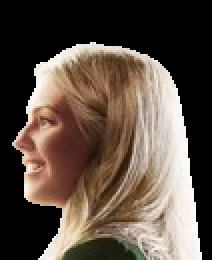
#> input picture faces/2015_Just_in_Time_for_Christmas_woman.png, 106 x 130 px (shown 2 times larger); its folder holds only this picture in this run
$ jupyter execute --allow-errors Skin_detection.ipynb
#> lines starting #> are read from the running program, lines starting #| are printed output that depends on the picture
# Skin Tone Detection and Analysis

This notebook implements enhanced skin tone detection using multiple color space rules (RGB, HSV, YCrCb) and K-means clustering to identify and analyze skin tones in images.

[cell 1]
import os
import numpy as np
import pandas as pd
import cv2
from sklearn.cluster import KMeans
from collections import Counter
import colorsys
from IPython.display import HTML, display
import matplotlib.pyplot as plt
from skimage import color

## Skin Color Detection Function

Uses multiple color space rules to determine if a pixel is likely to be skin color.

[cell 2]
def is_likely_skin_color(r, g, b):
    """
    Enhanced skin color detection using multiple color space rules
    """
    # Convert to different color spaces for better detection
    rgb = np.uint8([[[b, g, r]]])
    hsv = cv2.cvtColor(rgb, cv2.COLOR_BGR2HSV)[0][0]
    ycrcb = cv2.cvtColor(rgb, cv2.COLOR_BGR2YCrCb)[0][0]

    # Normalized RGB
    sum_rgb = float(r) + float(g) + float(b)
    if sum_rgb == 0:
        return False

    nr = r / sum_rgb
    ng = g / sum_rgb
    nb = b / sum_rgb

    # HSV thresholds
    h, s, v = hsv[0], hsv[1], hsv[2]

    # YCrCb thresholds
    y, cr, cb = ycrcb[0], ycrcb[1], ycrcb[2]

    # Combined rules for skin detection
    rgb_rule = (r > 95 and g > 40 and b > 20 and
                max(r, g, b) - min(r, g, b) > 15 and
                abs(r - g) > 15 and r > g and r > b)

    normalized_rule = (nr > 0.35 and nb < 0.35 and
                      nr > ng and ng > nb and
                      abs(nr - ng) < 0.35)

    hsv_rule = (h >= 0 and h <= 50 and
                s >= 10 and s <= 180 and
                v >= 80)

    ycrcb_rule = (cr >= 135 and cr <= 180 and
                  cb >= 85 and cb <= 135)

    return (rgb_rule and normalized_rule) or (hsv_rule and ycrcb_rule)

## Cluster Selection Function

Selects the dominant cluster with better weighting for skin-like clusters.

[cell 3]
def get_dominant_non_dark_cluster(pixels, labels, n_clusters):
    """
    Enhanced cluster selection with better weighting for skin-like clusters
    """
    clusters = []
    for i in range(n_clusters):
        cluster_pixels = pixels[labels == i]
        if len(cluster_pixels) == 0:
            continue

        median_color = np.median(cluster_pixels, axis=0)
        mean_color = np.mean(cluster_pixels, axis=0)

        # Calculate cluster metrics
        brightness = np.mean(median_color)
        color_variance = np.var(cluster_pixels, axis=0).mean()
        size = len(cluster_pixels)

        # Score how skin-like the cluster is
        rgb = tuple(int(x * 255) for x in median_color)
        is_skin = is_likely_skin_color(*rgb[::-1])  # Reverse RGB to BGR

        # Calculate cluster score
        score = (0.4 * brightness +  # Prefer brighter clusters
                0.3 * (1 - color_variance) +  # Prefer uniform clusters
                0.3 * (size / len(pixels)))   # Prefer larger clusters

        if is_skin:
            score *= 1.5  # Boost score for skin-like clusters

        clusters.append((i, score, brightness, size, median_color))

    # Sort by score
    clusters.sort(key=lambda x: -x[1])

    # Return first cluster that meets minimum criteria
    for cluster_id, score, brightness, size, median_color in clusters:
        if brightness > 0.15 and size > len(pixels) * 0.05:  # Must be bright enough and large enough
            rgb = tuple(int(x * 255) for x in median_color)
            if is_likely_skin_color(*rgb[::-1]):
                return cluster_id

    return clusters[0][0]  # Fallback to highest scored cluster

## Color Space Conversion and Categorization

Functions to convert RGB to L*a*b* color space and categorize lightness values.

[cell 4]
def rgb_to_lab(r, g, b):
    """Convert RGB values to L*a*b* color space and return L* value"""
    rgb = np.array([[[(r/255), (g/255), (b/255)]]])
    lab = color.rgb2lab(rgb)
    return lab[0, 0, 0]  # Return just the L* value

def get_lightness_description(L_value):
    """Get a descriptive category for the L* value"""
    if L_value >= 85:
        return "Very Light"
    elif L_value >= 70:
        return "Light"
    elif L_value >= 55:
        return "Medium Light"
    elif L_value >= 40:
        return "Medium"
    elif L_value >= 25:
        return "Medium Dark"
    elif L_value >= 10:
        return "Dark"
    else:
        return "Very Dark"

## Main Analysis Function

Enhanced skin detection with preprocessing and feature extraction.

[cell 5]
def display_skin_analysis(image_path):
    """
    Enhanced skin detection with preprocessing and better feature extraction
    """
    # Read image
    image = cv2.imread(image_path, cv2.IMREAD_UNCHANGED)
#> image is the input picture: shape (130, 106, 4); mean B, G, R, A 68.2, 78.7, 92.9, 142.9
    if image is None:
        raise ValueError(f"Failed to read image: {image_path}")

    # Split alpha channel and convert to BGR for filtering
    if image.shape[2] == 4:  # BGRA
        bgr = image[:, :, :3]
        alpha = image[:, :, 3]
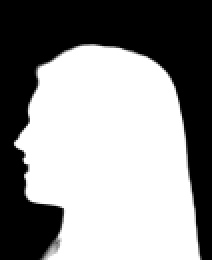
#> alpha: shape (130, 106) (shown 2 times larger); min 0, max 255, mean 142.9
        filtered = cv2.bilateralFilter(bgr, 9, 75, 75)
        # Recombine with alpha
        filtered = np.dstack((filtered, alpha))
#> filtered: shape (130, 106, 4)
    else:  # BGR
        filtered = cv2.bilateralFilter(image, 9, 75, 75)

    # Rest of the function remains the same...
    (height, width, _) = filtered.shape
    pixels = []
    valid_pixel_coords = []
    features = []

    for row in range(height):
        for col in range(width):
            pixel = filtered[row, col]
            if len(pixel) == 4:  # BGRA
                b, g, r, a = pixel
            else:  # BGR
                b, g, r = pixel
                a = 255

            if a > 127:  # Only process non-transparent pixels
                # Normalize RGB
                r_norm, g_norm, b_norm = r/255, g/255, b/255

                # Add HSV features
                hsv = cv2.cvtColor(np.uint8([[[b, g, r]]]), cv2.COLOR_BGR2HSV)[0][0]
                h_norm, s_norm, v_norm = hsv[0]/179, hsv[1]/255, hsv[2]/255

                # Add YCrCb features
                ycrcb = cv2.cvtColor(np.uint8([[[b, g, r]]]), cv2.COLOR_BGR2YCrCb)[0][0]
                y_norm, cr_norm, cb_norm = ycrcb[0]/255, ycrcb[1]/255, ycrcb[2]/255

                feature_vector = [
                    r_norm, g_norm, b_norm,
                    h_norm, s_norm, v_norm,
                    y_norm, cr_norm, cb_norm
                ]

                features.append(feature_vector)
                pixels.append([r_norm, g_norm, b_norm])
                valid_pixel_coords.append((row, col))
#> after the loop, features = 7735 items; pixels = 7735 items, first 6: [0.914, 0.882, 0.843], [0.914, 0.878, 0.847], [0.914, 0.878, 0.847], [0.906, 0.875, 0.835], [0.906, 0.871, 0.831], [0.906, 0.871, 0.827]; valid_pixel_coords = 7735 pairs, first value 22 to 129, second value 7 to 99

    # Rest of the function implementation remains the same...
    if not pixels:
        raise ValueError("No non-transparent pixels found in image")

    # Convert to numpy arrays
    pixels = np.array(pixels)
    features = np.array(features)

    # Perform k-means clustering with more clusters
    kmeans = KMeans(n_clusters=5, n_init=10)
    kmeans.fit(features)

    # Get center patch to identify skin cluster
    center_x, center_y = width // 2, height // 2
    patch_size = min(width, height) // 4  # Smaller patch size
    center_pixels = []

    for idx, (row, col) in enumerate(valid_pixel_coords):
        if (abs(col - center_x) < patch_size and
            abs(row - center_y) < patch_size):
            center_pixels.append(idx)
#> this loop made 7735 passes
#> (row, col) on passes 1 to 3: (22, 42), (22, 43), (22, 44)
#> after the loop, center_pixels = 2601 values from 882 to 4847

    if not center_pixels:
        raise ValueError("No valid pixels found in center patch")

    # Get dominant non-dark cluster from center region
    center_pixels_colors = pixels[center_pixels]
#> center_pixels_colors = 2601 rows, first 8: [0.792, 0.667, 0.529], [0.78, 0.655, 0.518], [0.769, 0.635, 0.494], [0.737, 0.6, 0.455], [0.737, 0.6, 0.455], [0.733, 0.592, 0.447], [0.725, 0.58, 0.443], [0.498, 0.353, 0.231]
    center_pixels_labels = kmeans.labels_[center_pixels]
#> center_pixels_labels = 2601 values, max 4 at index 50, min 0 at index 29, mean 1.4
    skin_cluster = get_dominant_non_dark_cluster(
        center_pixels_colors,
        center_pixels_labels,
        5
    )
#> the loop in get_dominant_non_dark_cluster, `for i in range(n_clusters):` made 5 passes
#> (median_color, mean_color, brightness, color_variance, size, score) on passes 1 to 4: ([0.322, 0.18, 0.133], [0.318, 0.185, 0.131], 0.212, 0.00184, 1009, 0.501), ([0.761, 0.698, 0.647], [0.763, 0.7, 0.649], 0.702, 0.0022, 373, 0.623), ([0.659, 0.549, 0.447], [0.658, 0.546, 0.454], 0.552, 0.00335, 392, 0.565), ([0.49, 0.353, 0.251], [0.492, 0.348, 0.25], 0.365, 0.00249, 821, 0.54)
#> after the loop in get_dominant_non_dark_cluster, `for i in range(n_clusters):`: clusters = [(0, 0.501, 0.212, 1009, [0.322, 0.18, 0.133]), (1, 0.623, 0.702, 373, [0.761, 0.698, 0.647]), (2, 0.565, 0.552, 392, [0.659, 0.549, 0.447]), (3, 0.54, 0.365, 821, [0.49, 0.353, 0.251]), (4, 0.631, 0.827, 6, [0.878, 0.824, 0.778])]
#> the loop in get_dominant_non_dark_cluster, `for cluster_id, score, brightness, size, median_color in clusters:` made 5 passes
#> (cluster_id, score, brightness, size, median_color, sum_rgb in is_likely_skin_color, nr in is_likely_skin_color) on passes 2 to 5: (1, 0.623, 0.702, 373, [0.761, 0.698, 0.647], 537, 0.307), (2, 0.565, 0.552, 392, [0.659, 0.549, 0.447], 422, 0.27), (3, 0.54, 0.365, 821, [0.49, 0.353, 0.251], 279, 0.229), (0, 0.501, 0.212, 1009, [0.322, 0.18, 0.133], 162, 0.21)
#> skin_cluster = 4

    # Create skin detection output image
    output = np.zeros_like(image)
    for idx, (row, col) in enumerate(valid_pixel_coords):
        if kmeans.labels_[idx] == skin_cluster:
            output[row, col] = image[row, col]
        else:
            output[row, col] = [255, 240, 180, 255]
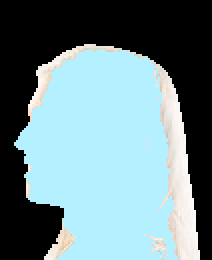
#> output: shape (130, 106, 4) (shown 2 times larger); mean B, G, R, A 139.7, 133.9, 107.7, 142.2

    # Get skin tone color from the identified skin pixels
    skin_mask = kmeans.labels_ == skin_cluster
    skin_pixels = pixels[skin_mask]
#> skin_pixels = 1506 rows, first 8: [0.914, 0.882, 0.843], [0.914, 0.878, 0.847], [0.914, 0.878, 0.847], [0.906, 0.875, 0.835], [0.906, 0.871, 0.831], [0.906, 0.871, 0.827], [0.933, 0.906, 0.867], [0.925, 0.894, 0.851]

    if len(skin_pixels) == 0:
        raise ValueError("No skin pixels detected")

    # Use 95th percentile instead of median to avoid darker pixels
    bright_threshold = np.percentile(skin_pixels, 95, axis=0)
#> bright_threshold = [0.98, 0.965, 0.957]
    bright_mask = np.mean(skin_pixels, axis=1) > np.mean(bright_threshold) * 0.7
    skin_pixels_filtered = skin_pixels[bright_mask]
#> skin_pixels_filtered has the same summary as skin_pixels

    if len(skin_pixels_filtered) == 0:
        skin_pixels_filtered = skin_pixels

    # Calculate median color
    median_color = np.median(skin_pixels_filtered, axis=0)
#> median_color = [0.945, 0.91, 0.878]
    rgb = tuple(int(x * 255) for x in median_color)
#> rgb = (241, 232, 224)

    # Convert to L*a*b* and extract L* value
    L = rgb_to_lab(*rgb)
#> L = 92.48
    lightness_category = get_lightness_description(L)
#> lightness_category = 'Very Light'

    # Create visualization
    fig, axs = plt.subplots(1, 4, figsize=(20, 5))

    # Original image
    image_rgb = cv2.cvtColor(image, cv2.COLOR_BGRA2RGBA)
    axs[0].imshow(image_rgb)
    axs[0].set_title('Original Image')
    axs[0].axis('off')

    # Skin detection
    output_rgb = cv2.cvtColor(output, cv2.COLOR_BGRA2RGBA)
    axs[1].imshow(output_rgb)
    axs[1].set_title('Skin Detection')
    axs[1].axis('off')

    # Color patch
    color_patch = np.full((100, 100, 3), [rgb[0], rgb[1], rgb[2]], dtype=np.uint8)
    axs[2].imshow(color_patch)
    axs[2].set_title(f'RGB Color\n#{rgb[0]:02x}{rgb[1]:02x}{rgb[2]:02x}')
    axs[2].axis('off')

    # Lightness visualization
    gradient = np.linspace(0, 100, 100).reshape(1, -1)
    gradient = np.repeat(gradient, 50, axis=0)
    axs[3].imshow(gradient, cmap='Greys', aspect='auto')
    axs[3].set_title(f'Lightness (L*): {L:.1f}\n{lightness_category}')
    axs[3].axis('off')
    marker_x = int((L / 100) * 99)
    axs[3].plot(marker_x, 25, 'r^', markersize=10)

    plt.tight_layout()
    plt.show()

    print(f"Lightness (L*): {L:.1f}")
    print(f"Category: {lightness_category}")
    print(f"RGB values: rgb{rgb}")

    return L, lightness_category, rgb

$ run again, on faces/2019_Christmas_at_Graceland_Home_for_the_Holidays_man.png
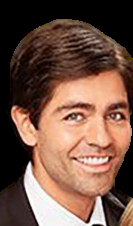
#> input picture faces/2019_Christmas_at_Graceland_Home_for_the_Holidays_man.png, 133 x 226 px
#> in display_skin_analysis, image is the input picture: shape (226, 133, 4); mean B, G, R, A 69.4, 83.9, 115.2, 189.9
#> in display_skin_analysis, `alpha = image[:, :, 3]`:
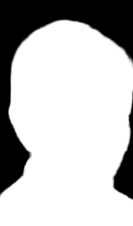
#> alpha: shape (226, 133); min 0, max 255, mean 189.9
#> after the loop in display_skin_analysis, `for row in range(height):`: features = 22405 items
#> the loop in display_skin_analysis, `for idx, (row, col) in enumerate(valid_pixel_coords):` made 22405 passes
#> (row, col) on passes 1 to 3: (20, 59), (20, 60), (20, 61)
#> after the loop in display_skin_analysis, `for idx, (row, col) in enumerate(valid_pixel_coords):`: center_pixels = 4225 values from 5792 to 13421
#> center_pixels_labels = 4225 values, max 3 at index 2320, min 0 at index 37, mean 0.371
#> the loop in get_dominant_non_dark_cluster, `for i in range(n_clusters):` made 5 passes
#> (median_color, mean_color, brightness, color_variance, size, score) on passes 1 to 4: ([0.949, 0.71, 0.573], [0.927, 0.696, 0.567], 0.744, 0.00464, 3129, 0.818), ([0.212, 0.0902, 0.0667], [0.239, 0.109, 0.0741], 0.123, 0.00495, 630, 0.392), ([0.584, 0.353, 0.263], [0.582, 0.354, 0.262], 0.4, 0.00708, 460, 0.491), ([0.965, 0.855, 0.808], [0.961, 0.85, 0.803], 0.876, 0.000347, 6, 0.651)
#> after the loop in get_dominant_non_dark_cluster, `for i in range(n_clusters):`: clusters = [(0, 0.818, 0.744, 3129, [0.949, 0.71, 0.573]), (1, 0.392, 0.123, 630, [0.212, 0.0902, 0.0667]), (2, 0.491, 0.4, 460, [0.584, 0.353, 0.263]), (3, 0.651, 0.876, 6, [0.965, 0.855, 0.808])]
#> the loop in get_dominant_non_dark_cluster, `for cluster_id, score, brightness, size, median_color in clusters:` made 4 passes
#> (cluster_id, score, brightness, size, median_color, sum_rgb in is_likely_skin_color, nr in is_likely_skin_color) on passes 1, 3: (0, 0.818, 0.744, 3129, [0.949, 0.71, 0.573], 569, 0.257), (2, 0.491, 0.4, 460, [0.584, 0.353, 0.263], 306, 0.219)
#> skin_cluster = 0
#> after the loop in display_skin_analysis, `for idx, (row, col) in enumerate(valid_pixel_coords):`:
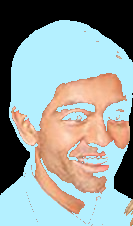
#> output: shape (226, 133, 4); mean B, G, R, A 156.1, 158.3, 147.8, 190
#> bright_threshold = [0.976, 0.776, 0.667]
#> in display_skin_analysis, `median_color = np.median(skin_pixels_filtered, axis=0)`: median_color = [0.91, 0.667, 0.533]
#> in display_skin_analysis, `rgb = tuple(int(x * 255) for x in median_color)`: rgb = (232, 170, 136)
#> L = 74.63
#> lightness_category = 'Light'

$ run again, on faces/2020_Chateau_Christmas_man.png
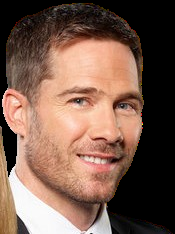
#> input picture faces/2020_Chateau_Christmas_man.png, 175 x 234 px
#> in display_skin_analysis, image is the input picture: shape (234, 175, 4); mean B, G, R, A 77.8, 91.7, 120.8, 176.7
#> in display_skin_analysis, `alpha = image[:, :, 3]`:
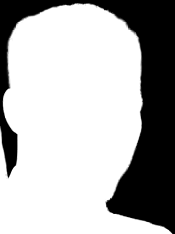
#> alpha: shape (234, 175); min 0, max 255, mean 176.7
#> after the loop in display_skin_analysis, `for row in range(height):`: features = 28393 items
#> the loop in display_skin_analysis, `for idx, (row, col) in enumerate(valid_pixel_coords):` made 28393 passes
#> (row, col) on passes 1 to 3: (3, 77), (4, 73), (4, 74)
#> after the loop in display_skin_analysis, `for idx, (row, col) in enumerate(valid_pixel_coords):`: center_pixels = 7225 values from 8086 to 19160
#> center_pixels_labels = 7225 values, max 3 at index 5, min 0 at index 10, mean 1.03
#> the loop in get_dominant_non_dark_cluster, `for i in range(n_clusters):` made 5 passes
#> (median_color, mean_color, brightness, color_variance, size, score) on passes 1 to 4: ([0.937, 0.71, 0.588], [0.935, 0.712, 0.593], 0.745, 0.0025, 4320, 0.777), ([0.294, 0.145, 0.098], [0.293, 0.143, 0.0993], 0.179, 0.00173, 225, 0.38), ([0.525, 0.333, 0.259], [0.523, 0.324, 0.253], 0.373, 0.0046, 825, 0.482), ([0.808, 0.573, 0.459], [0.797, 0.557, 0.45], 0.613, 0.00285, 1855, 0.621)
#> after the loop in get_dominant_non_dark_cluster, `for i in range(n_clusters):`: clusters = [(0, 0.777, 0.745, 4320, [0.937, 0.71, 0.588]), (1, 0.38, 0.179, 225, [0.294, 0.145, 0.098]), (2, 0.482, 0.373, 825, [0.525, 0.333, 0.259]), (3, 0.621, 0.613, 1855, [0.808, 0.573, 0.459])]
#> the loop in get_dominant_non_dark_cluster, `for cluster_id, score, brightness, size, median_color in clusters:` made 4 passes
#> (cluster_id, score, brightness, size, median_color, sum_rgb in is_likely_skin_color, nr in is_likely_skin_color) on passes 1 to 3: (0, 0.777, 0.745, 4320, [0.937, 0.71, 0.588], 570, 0.263), (3, 0.621, 0.613, 1855, [0.808, 0.573, 0.459], 469, 0.249), (2, 0.482, 0.373, 825, [0.525, 0.333, 0.259], 285, 0.232)
#> skin_cluster = 0
#> after the loop in display_skin_analysis, `for idx, (row, col) in enumerate(valid_pixel_coords):`:
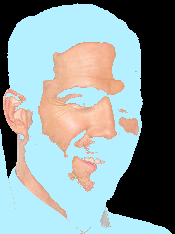
#> output: shape (234, 175, 4); mean B, G, R, A 154.5, 153.5, 137.4, 176.7
#> bright_threshold = [0.98, 0.792, 0.706]
#> in display_skin_analysis, `median_color = np.median(skin_pixels_filtered, axis=0)`: median_color = [0.933, 0.706, 0.592]
#> in display_skin_analysis, `rgb = tuple(int(x * 255) for x in median_color)`: rgb = (238, 180, 151)
#> L = 77.91
#> lightness_category = 'Light'

$ run again, on faces/2020_Christmas_Waltz_man.png
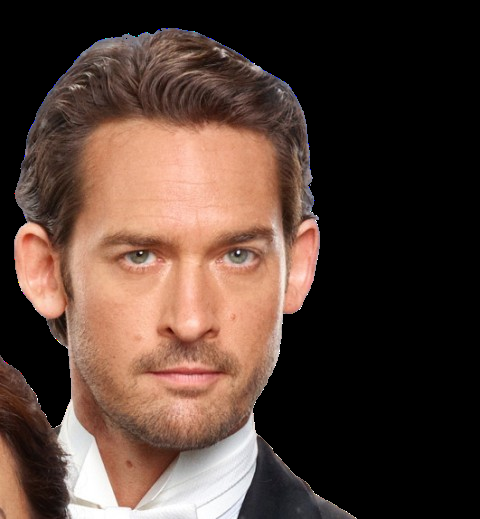
#> input picture faces/2020_Christmas_Waltz_man.png, 480 x 519 px
#> in display_skin_analysis, image is the input picture: shape (519, 480, 4); mean B, G, R, A 53, 62.1, 83.1, 127.9
#> in display_skin_analysis, `alpha = image[:, :, 3]`:
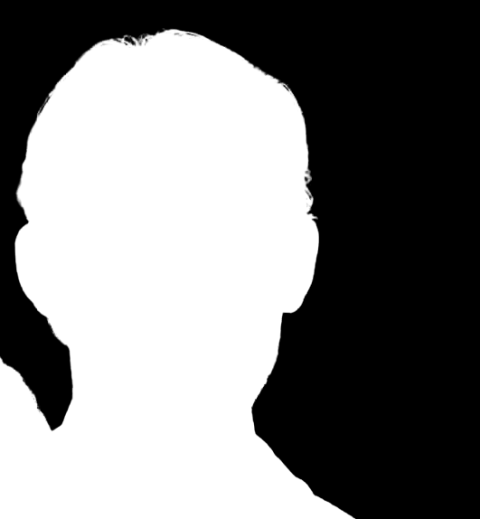
#> alpha: shape (519, 480); min 0, max 255, mean 127.9
#> after the loop in display_skin_analysis, `for row in range(height):`: features = 124966 items
#> the loop in display_skin_analysis, `for idx, (row, col) in enumerate(valid_pixel_coords):` made 124966 passes
#> (row, col) on passes 1 to 3: (29, 170), (29, 171), (29, 172)
#> after the loop in display_skin_analysis, `for idx, (row, col) in enumerate(valid_pixel_coords):`: center_pixels = 43184 items
#> the loop in get_dominant_non_dark_cluster, `for i in range(n_clusters):` made 5 passes
#> (median_color, mean_color, brightness, color_variance, size, score) on passes 1 to 4: ([0.914, 0.659, 0.537], [0.906, 0.656, 0.54], 0.703, 0.00446, 30454, 0.792), ([0.384, 0.239, 0.184], [0.373, 0.237, 0.185], 0.269, 0.00446, 3146, 0.428), ([0.937, 0.851, 0.8], [0.929, 0.846, 0.799], 0.863, 0.000761, 162, 0.646), ([0.663, 0.439, 0.345], [0.653, 0.43, 0.335], 0.482, 0.00607, 9245, 0.555)
#> after the loop in get_dominant_non_dark_cluster, `for i in range(n_clusters):`: clusters = [(0, 0.792, 0.703, 30454, [0.914, 0.659, 0.537]), (1, 0.428, 0.269, 3146, [0.384, 0.239, 0.184]), (2, 0.646, 0.863, 162, [0.937, 0.851, 0.8]), (3, 0.555, 0.482, 9245, [0.663, 0.439, 0.345]), (4, 0.486, 0.465, 177, [0.486, 0.447, 0.463])]
#> the loop in get_dominant_non_dark_cluster, `for cluster_id, score, brightness, size, median_color in clusters:` made 5 passes
#> (cluster_id, score, brightness, size, median_color, hsv in is_likely_skin_color, sum_rgb in is_likely_skin_color) on passes 1, 3, 5: (0, 0.792, 0.703, 30454, [0.914, 0.659, 0.537], [110, 105, 233], 538), (3, 0.555, 0.482, 9245, [0.663, 0.439, 0.345], [111, 122, 169], 369), (1, 0.428, 0.269, 3146, [0.384, 0.239, 0.184], [112, 133, 98], 206)
#> skin_cluster = 0
#> after the loop in display_skin_analysis, `for idx, (row, col) in enumerate(valid_pixel_coords):`:
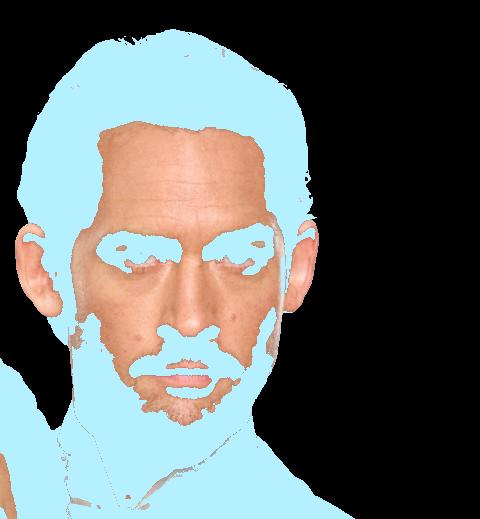
#> output: shape (519, 480, 4); mean B, G, R, A 106, 106.6, 98.9, 127.8
#> bright_threshold = [0.98, 0.753, 0.671]
#> in display_skin_analysis, `median_color = np.median(skin_pixels_filtered, axis=0)`: median_color = [0.894, 0.647, 0.525]
#> in display_skin_analysis, `rgb = tuple(int(x * 255) for x in median_color)`: rgb = (228, 165, 134)
#> L = 72.98
#> lightness_category = 'Light'
